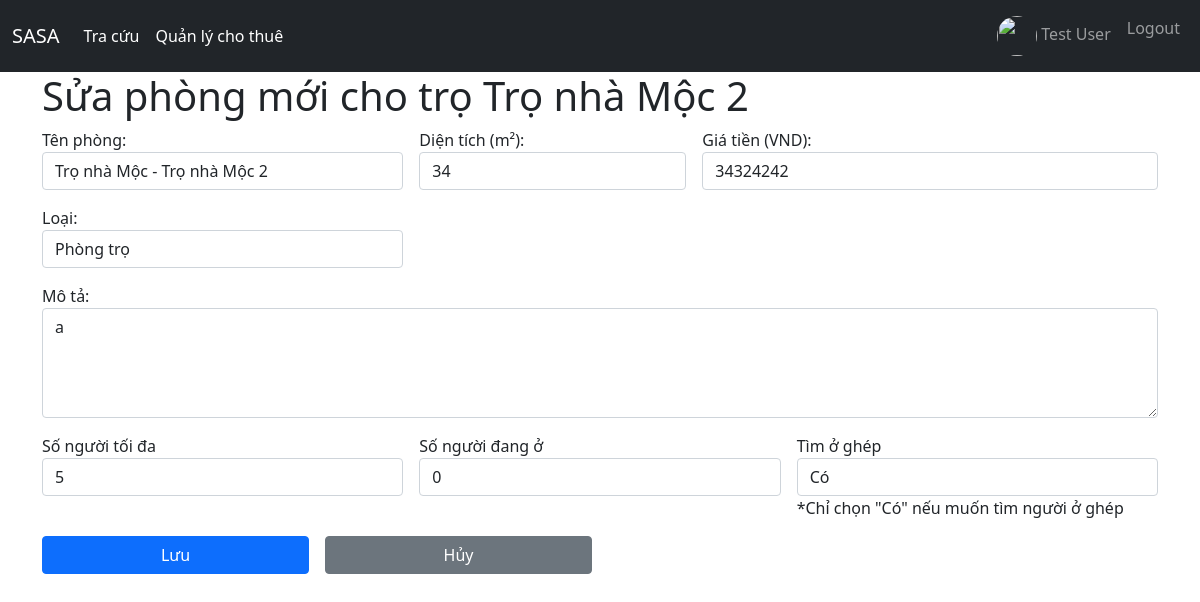
/room/1/edit (signed in), run on an earlier commit of the app's database.
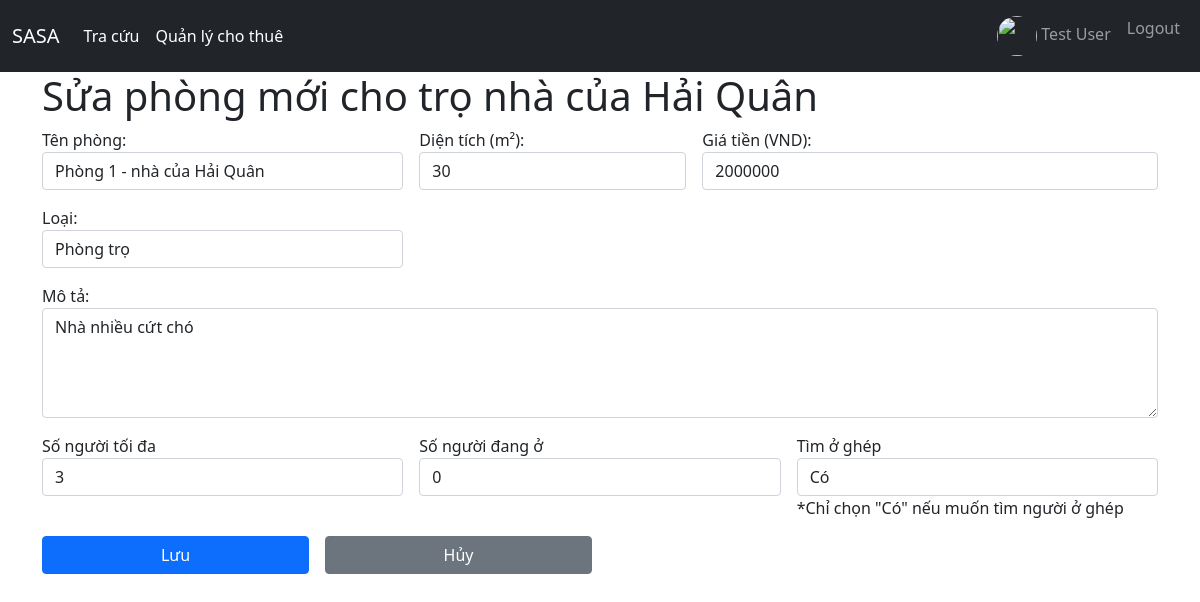
And on a later commit of the database.
### app/models.py (models this page shows)
class House(db.Model):
    id = db.Column(db.Integer, primary_key=True)
    name = db.Column(db.String(120), nullable=False, unique=True)
    renter = db.Column(db.Integer, db.ForeignKey('user.id', ondelete='SET NULL'), nullable=True)
    city = db.Column(db.String(120), nullable=False)
    district = db.Column(db.String(120), nullable=False)
    ward = db.Column(db.String(120), nullable=False)
    street = db.Column(db.String(120), nullable=True)
    lat = db.Column(db.Float, nullable=False)
    lon = db.Column(db.Float, nullable=False)
    flood = db.Column(db.Integer, nullable=False)
    type = db.Column(db.String(120), nullable=False)
    description = db.Column(db.Text, nullable=True)
    full_address = db.Column(db.String(200), nullable=False)
    importance = db.Column(db.Float, nullable=False)
    place_rank = db.Column(db.Integer, nullable=False)
    rate = db.Column(db.Float, nullable=False, default=0)
    created_at = db.Column(db.DateTime, default=datetime.datetime.now())
    updated_at = db.Column(db.DateTime, default=datetime.datetime.now(), onupdate=datetime.datetime.now())

### app/routes.py (the view, shortened to what this page needs)
@app.route('/room/<int:id>/edit', methods=['GET', 'POST'])
@login_required
def editRoom(id):
    if current_user.role != 'renter':
        return redirect(url_for('home'))
    room = Room.query.get(id)
    house = House.query.get(room.house_id)
    return render_template('editRoom.html', title='Chỉnh sửa phòng trọ', room=room, house=house)

### app/routes.py (called while the page is built)
def update_template_context():
    user = None
    if current_user.is_authenticated:
        user = current_user
    return dict(user=user)

@login_manager.user_loader
def load_user(user_id):
    return User.query.get(int(user_id))

### app/templates/editRoom.html (shortened to what this page needs)
{% extends 'layouts/base.html' %}
{% block content %}
<link rel="stylesheet" href="https://unpkg.com/leaflet@1.9.4/dist/leaflet.css"/>
    <h1>Sửa phòng mới cho trọ {{ house.name }}</h1>
    <form action="{{ url_for('editRoom', id=house.id) }}" method="post" enctype="multipart/form-data" class="row g-3">
        <div class="form-group col-md-4">
            <label for="name">Tên phòng:</label>
            <input type="text" class="form-control" id="name" name="name" required placeholder="Phòng 1"
                value="" >
        </div>
        <div class="form-group col-md-3">
            <label for="area">Diện tích (m²):</label>
            <input type="number" class="form-control" id="area" name="area" required>
        </div>
        <div class="form-group col-md-5">
            <label for="price">Giá tiền (VND):</label>
            <input type="number" class="form-control" id="price" name="price" required >
        </div>
        <div class="form-group col-md-4">
            <label for="type">Loại:</label>
            <select class="form-control" id="type" name="type" required value="" >
                <option value="tro">Phòng trọ</option>
            </select>
        </div>
        <div class="form-group">
            <label for="description">Mô tả:</label>
            <textarea class="form-control" id="description" name="description" rows="4" required>
            </textarea>
        </div>
        <div class="form-group col-md-4">
            <label for="numMax">Số người tối đa</label>
            <input type="number" class="form-control" id="numMax" name="numMax" required value="1" min="1" max="16">
        </div>
        <div class="form-group col-md-4">
            <label for="numCur">Số người đang ở</label>
            <input type="number" class="form-control" id="numCur" name="numCur" required value="0" min="0" max="16">
        </div>
        <div class="form-group col-md-4">
            <label for="matching">Tìm ở ghép</label>
            <select class="form-control" id="matching" name="matching" required>
                <option value="true">Có</option>
            </select>
            <span>*Chỉ chọn "Có" nếu muốn tìm người ở ghép</span>
        </div>
        <div class="form-group col-md-6 d-flex justify-content-center gap-3">
            <button type="submit" class="btn btn-primary w-100">Lưu</button>
            <a href="{{ url_for('seeRooms', id=house.id) }}" class="btn btn-secondary w-100">Hủy</a>
        </div>
    </form>
{% endblock %}

What changed in the data, as far as the page shows it:
changed House: name "Trọ nhà Mộc 2" → "nhà của Hải Quân"
Also different on the page:
form field name: "Trọ nhà Mộc - Trọ nhà Mộc 2" → "Phòng 1 - nhà của Hải Quân"
form field area: "34" → "30"
form field price: "34324242" → "2000000"
form field description: "a" → "Nhà nhiều cứt chó"
form field numMax: "5" → "3"
